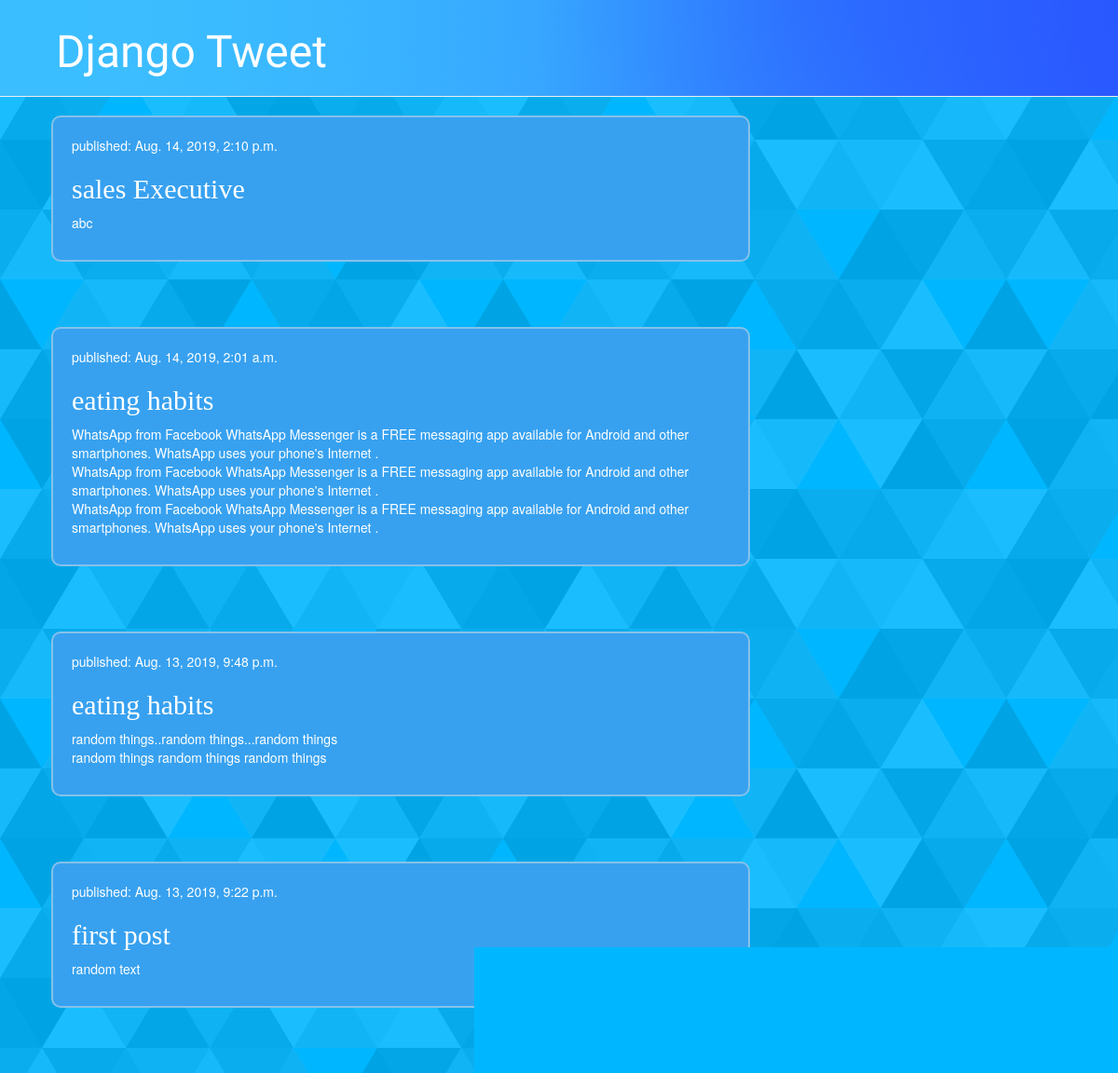
Before: / with the older database file.
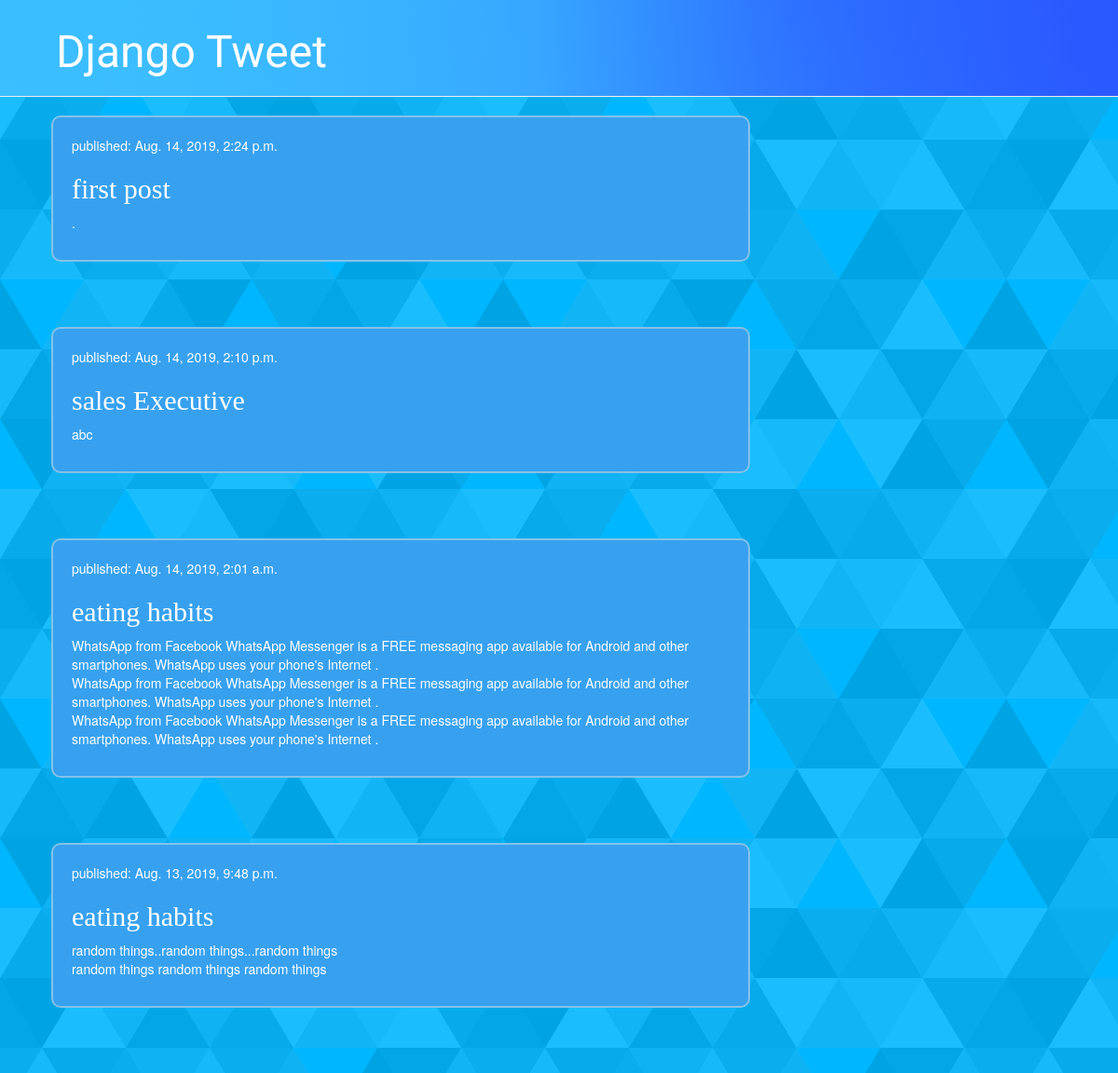
After: the same page with the newer database file.
### blog/models.py (models this page shows, shortened)
class Post(models.Model):
    author = models.ForeignKey(settings.AUTH_USER_MODEL , on_delete=models.CASCADE)
    title = models.CharField(max_length=50)
    text = models.TextField(max_length=1000)
    created_date = models.DateTimeField(default=timezone.now)
    published_date = models.DateTimeField(blank=True , null=True)

### blog/views.py (the view)
# urls.py: path('' , views.post_list , name  ="post_list"),
def post_list(request):
    posts = Post.objects.filter(published_date__lte=timezone.now()).order_by('-published_date')
    return render(request , 'blog/post_list.html' , {'posts' : posts})

### blog/templates/blog/post_list.html
{% extends 'blog/base.html' %}
{% block content %}
            {% for p in posts %}
               <div class="post">
                   <div class="date">
                         <p> published: {{p.published_date}}</p>
                   </div>
                   <div>
                       <h2> <a href="{% url 'post_detail' pk=p.pk %}"> {{p.title}} </a></h2>
                       <p> {{p.text|linebreaksbr}}</p>
                   </div>
               </div>
            {% endfor %}
{% endblock %}

### blog/templates/blog/base.html (shortened to what this page needs)
{% load static %}
<!DOCTYPE html>
<html>
    <head>
        <link rel="stylesheet" href="//maxcdn.bootstrapcdn.com/bootstrap/3.2.0/css/bootstrap.min.css">
        <link rel="stylesheet" href="//maxcdn.bootstrapcdn.com/bootstrap/3.2.0/css/bootstrap-theme.min.css">
        <link rel="stylesheet" href="{% static 'css/blog.css' %}">
    </head>
    <body>
<div class="page-header">
    <h1>  <a href="/"> Django Tweet </a></h1>
</div>
<div class="content container">
    <div class="row">
        <div class="col-md-8">
            {% block content %}
            {% endblock %}
        </div>
    </div>
</div>
    </body>
</html>

### blog/static/css/blog.css (style rules this page uses)
body { background-color: #00b7ff; }
.page-header { margin-top: 0; padding: 10px 10px 10px 60px; font-family: 'Lobster', cursive; background-color: #3dc2ff; background-attachment: fixed; background-size: cover; }
.page-header h1, .page-header h1 a, .page-header h1 a:visited, .page-header h1 a:active { color: #ffffff; font-size: 36pt; text-decoration: none; }
.content { margin-left: 40px; }
h2, h3, h4 { font-family: cursive; color: #ffffff; }
.date { color: #ffffff; }
.post { margin-bottom: 70px; background-color: #37A1F0 ; border-radius: 10px; border: 2px solid #85C1E9 ; padding: 20px; color: #ffffff; }
.post h2 a, .post h2 a:visited { color: #ffffff; }

Changed rows visible on the page:
changed Post "first post": published_date "Aug. 13, 2019, 9:22 p.m." → "Aug. 14, 2019, 2:24 p.m."; text "random text" → "."; moves up the list
